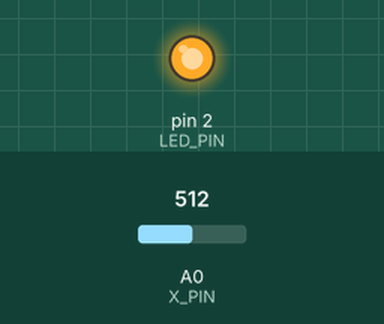
The program below on a simulated Arduino Mega 2560, built with avr-gcc and run on an emulated ATmega2560. Parts: output pins drawn as LEDs (lit = HIGH). The test bench sets the inputs (shaded band); at power-on: A0 (X_PIN) = 512.

Above: at 0.1 s.
Timing chart, 0 to 1.6 s (numbered marks = the images above):
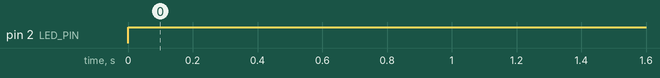

Measured:
- by itself, pin 2 (LED_PIN): LOW → HIGH at 0.00 s

The program:

main.cpp
```cpp
//**************************************************************//
//  Name    : Accelerometer
//  Author  : Jose Luis Figueroa
//  Date    : 31 March, 2021
//  Board   : Arduino Mega
//  Version : 1.0
//  Notes   :
//**************************************************************//
#include <Arduino.h>

//Pins
const uint8_t X_PIN = A0;
const uint8_t Y_PIN = A1;
const uint8_t Z_PIN = A2;
const uint8_t LED_PIN = 2;

//Volts per G-force
const float sensitivity = 0.33;

//Ideal conditions to turn on LED (G-Force)
const float ideal_x = -0.02;

void setup()
{
  Serial.begin(9600);
  analogReference(EXTERNAL);
  pinMode(LED_PIN, OUTPUT);
}

void loop()
{
  float x;

  //Read pins and convert to G
  x = (analogRead(X_PIN) - 512) * 3.3 / (sensitivity * 1023);

  if(x != ideal_x)
  {
    digitalWrite(LED_PIN, HIGH);
  }else
  {
    digitalWrite(LED_PIN, LOW);
  }

  delay(200);

}
```
